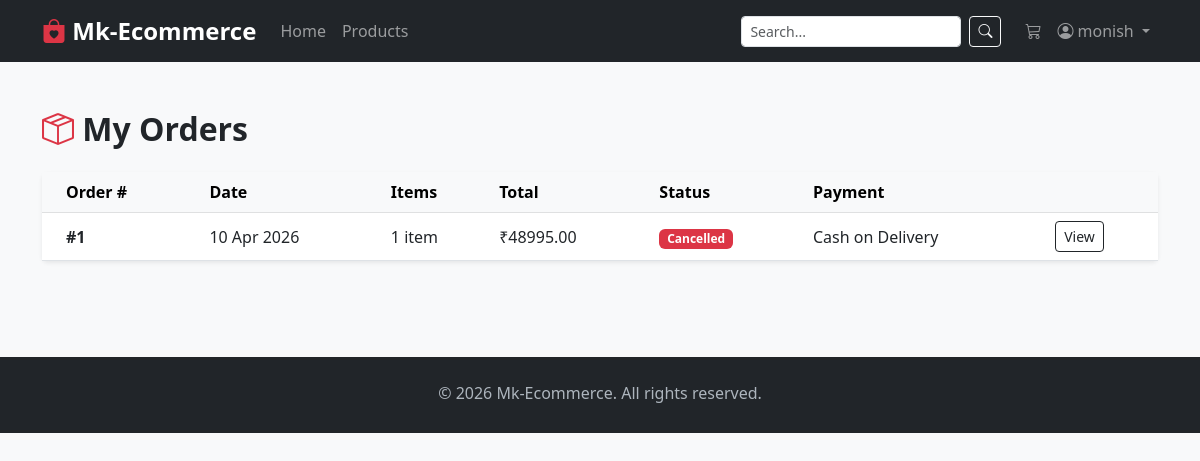
Screenshot of /orders/my-orders/ (signed in) with the database file from the repository.
### orders/models.py (models this page shows, shortened)
class Order(models.Model):
    STATUS_CHOICES = [
        ('pending', 'Pending'),
        ('confirmed', 'Confirmed'),
        ('processing', 'Processing'),
        ('shipped', 'Shipped'),
        ('delivered', 'Delivered'),
        ('cancelled', 'Cancelled'),
    ]
    PAYMENT_CHOICES = [
        ('cod', 'Cash on Delivery'),
        ('online', 'Online Payment'),
    ]
    user = models.ForeignKey(User, on_delete=models.CASCADE, related_name='orders')
    status = models.CharField(max_length=20, choices=STATUS_CHOICES, default='pending')
    payment_method = models.CharField(max_length=20, choices=PAYMENT_CHOICES, default='cod')
    is_paid = models.BooleanField(default=False)
    full_name = models.CharField(max_length=200)
    email = models.EmailField()
    phone = models.CharField(max_length=20)
    address = models.TextField()
    city = models.CharField(max_length=100)
    state = models.CharField(max_length=100)
    pincode = models.CharField(max_length=10)
    subtotal = models.DecimalField(max_digits=10, decimal_places=2)
    shipping_fee = models.DecimalField(max_digits=10, decimal_places=2, default=0)
    total = models.DecimalField(max_digits=10, decimal_places=2)
    notes = models.TextField(blank=True)
    created_at = models.DateTimeField(auto_now_add=True)
    updated_at = models.DateTimeField(auto_now=True)
    class Meta:
        ordering = ['-created_at']

### orders/views.py (the view)
# urls.py: path('my-orders/', views.order_list, name='order_list'),
@login_required
def order_list(request):
    orders = Order.objects.filter(user=request.user)
    return render(request, 'orders/order_list.html', {'orders': orders})

### cart/context_processors.py (called while the page is built)
def cart_count(request):
    if request.user.is_authenticated:
        try:
            cart = Cart.objects.get(user=request.user)
            return {'cart_count': cart.total_items}
        except Cart.DoesNotExist:
            pass
    return {'cart_count': 0}

### cart/models.py (called while the page is built)
    @property
    def total_items(self):
        return sum(item.quantity for item in self.items.all())

### orders/templates/orders/order_list.html (shortened to what this page needs)
{% extends "base.html" %}
{% block content %}
<div class="container py-5">
  <h2 class="fw-bold mb-4"><i class="bi bi-box-seam text-danger"></i> My Orders</h2>
  {% if orders %}
  <div class="card border-0 shadow-sm">
    <div class="table-responsive">
      <table class="table table-hover align-middle mb-0">
        <thead class="table-light">
          <tr>
            <th class="ps-4">Order #</th>
            <th>Date</th>
            <th>Items</th>
            <th>Total</th>
            <th>Status</th>
            <th>Payment</th>
            <th></th>
          </tr>
        </thead>
        <tbody>
          {% for order in orders %}
          <tr>
            <td class="ps-4"><strong>#{{ order.id }}</strong></td>
            <td>{{ order.created_at|date:"d M Y" }}</td>
            <td>{{ order.items.count }} item{{ order.items.count|pluralize }}</td>
            <td>₹{{ order.total }}</td>
            <td>
              <span class="badge
                {% if order.status == 'delivered' %}bg-success
                {% elif order.status == 'cancelled' %}bg-danger
                {% elif order.status == 'shipped' %}bg-info
                {% elif order.status == 'processing' %}bg-primary
                {% else %}bg-warning text-dark{% endif %}">
                {{ order.get_status_display }}
              </span>
            </td>
            <td>{{ order.get_payment_method_display }}</td>
            <td>
              <a href="{% url 'order_detail' order.id %}" class="btn btn-sm btn-outline-dark">View</a>
            </td>
          </tr>
          {% endfor %}
        </tbody>
      </table>
    </div>
  </div>
  {% endif %}
</div>
{% endblock %}

### myapp/templates/base.html (shortened to what this page needs)
<!DOCTYPE html>
<html lang="en">
<head>
  <link href="https://cdn.jsdelivr.net/npm/bootstrap@5.3.0/dist/css/bootstrap.min.css" rel="stylesheet">
  <link href="https://cdn.jsdelivr.net/npm/bootstrap-icons@1.11.0/font/bootstrap-icons.css" rel="stylesheet">
</head>
<body>
<nav class="navbar navbar-expand-lg navbar-dark bg-dark sticky-top">
  <div class="container">
    <a class="navbar-brand" href="{% url 'home' %}">
      <i class="bi bi-bag-heart-fill text-danger"></i> Mk-Ecommerce
    </a>
    <div class="collapse navbar-collapse" id="navMenu">
      <ul class="navbar-nav me-auto">
        <li class="nav-item"><a class="nav-link" href="{% url 'home' %}">Home</a></li>
        <li class="nav-item"><a class="nav-link" href="{% url 'product_list' %}">Products</a></li>
      </ul>
      <form class="d-flex me-3" method="GET" action="{% url 'product_list' %}">
        <input class="form-control form-control-sm me-2" type="search" name="q" placeholder="Search..." value="{{ request.GET.q }}">
        <button class="btn btn-sm btn-outline-light" type="submit"><i class="bi bi-search"></i></button>
      </form>
      <ul class="navbar-nav">
        {% if user.is_authenticated %}
          <li class="nav-item">
            <a class="nav-link" href="{% url 'cart_detail' %}">
              <i class="bi bi-cart3"></i>
            </a>
          </li>
          <li class="nav-item dropdown">
            <a class="nav-link dropdown-toggle" href="#" data-bs-toggle="dropdown">
              <i class="bi bi-person-circle"></i> {{ user.username }}
            </a>
          </li>
        {% else %}
          <li class="nav-item"><a class="nav-link" href="{% url 'login' %}">Login</a></li>
          <li class="nav-item"><a class="nav-link btn btn-sm btn-danger ms-2 px-3" href="{% url 'register' %}">Sign Up</a></li>
        {% endif %}
      </ul>
    </div>
  </div>
</nav>
<main>
  {% block content %}{% endblock %}
</main>
<footer class="mt-5 py-4">
  <div class="container text-center">
    <p class="mb-1">&copy; 2026 Mk-Ecommerce. All rights reserved.</p>
  </div>
</footer>
</body>
</html>

### myapp/templates/base.html (style rules this page uses)
body { background: #f8f9fa; }
.navbar-brand { font-weight: 700; font-size: 1.5rem; }
footer { background: #212529; color: #adb5bd; }

### rows the page displays
Order: id "1", created_at "10 Apr 2026", items.count "1", total "48995.00", status "Cancelled", payment_method "Cash on Delivery"

### other values shown
{{ user.username }} "monish"
